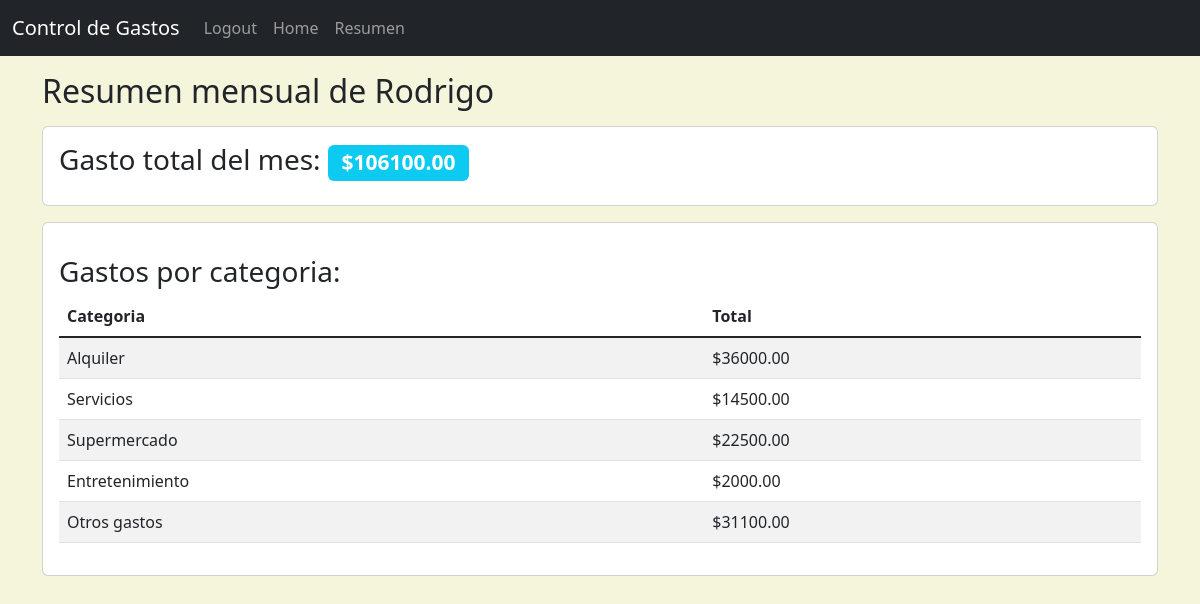
/resumen (signed in), run on the app's committed database.
### website/models.py (models this page shows, shortened)
class User(db.Model, UserMixin):
    id = db.Column(db.Integer, primary_key=True)
    email = db.Column(db.String(150), unique=True)
    password = db.Column(db.String(150))
    first_name = db.Column(db.String(150))
    spents = db.relationship('Spent')

class Category(db.Model):
    id = db.Column(db.Integer, primary_key=True)
    description = db.Column(db.String(100))

### website/views.py (the view)
@views.route('/resumen')
@login_required
def resumen():
    total = db.session.query(func.sum(Spent.amount).label('total')).filter(
        Spent.user_id == current_user.id).first().total
    gastos_categoria = db.session.query(Category.description, func.sum(Spent.amount)).join(
        Category).filter(Spent.user_id == current_user.id).group_by(Category.id).all()
    print(gastos_categoria)
    return render_template('resumen.html', user=current_user, total=total, gastos_categoria=gastos_categoria)

### website/__init__.py (called while the page is built)
def create_app():
    load_dotenv()
    app = Flask(__name__)
    app.config['SECRET_KEY'] = os.getenv("SECRET_KEY")
    app.config['SQLALCHEMY_DATABASE_URI'] = f'sqlite:///{DB_NAME}'
    app.config['SQLALCHEMY_TRACK_MODIFICATIONS'] = False
    db.init_app(app)
    csrf.init_app(app)
    from .views import views
    from .auth import auth
    app.register_blueprint(views, url_prefix='/')
    app.register_blueprint(auth, url_prefix='/')
    from .models import User, Spent, Category
    login_manager = LoginManager()
    login_manager.login_view = 'auth.login'
    login_manager.init_app(app)
    @login_manager.user_loader
    def load_user(id):
        return User.query.get(int(id))
    create_database(app)
    return app

### website/templates/resumen.html (shortened to what this page needs)
{% extends 'base.html' %}
{% block content %}
<h2 class="mt-3 mb-3">Resumen mensual de {{current_user.first_name}}</h2>
<div class="card">
  <div class="card-body">
    <div class="card-title">
      <h3>
        Gasto total del mes:
        <span class="badge bg-info"
          ><strong>${{'%.2f'|format(total)}}</strong></span
        >
      </h3>
    </div>
  </div>
</div>
<div class="card mt-3">
  <div class="card-body">
    <div class="card-title">
      <h3 class="mt-3">Gastos por categoria:</h3>
    </div>
    <table class="table table-striped">
      <thead>
        <tr>
          <th>Categoria</th>
          <th>Total</th>
        </tr>
      </thead>
      <tbody class="table-group-divider">
        {% for gasto in gastos_categoria %}
        <tr>
          <td>{{gasto[0]}}</td>
          <td>{{'$%.2f'|format(gasto[1])}}</td>
        </tr>
        {% endfor %}
      </tbody>
    </table>
  </div>
</div>
{% endblock%}

### data on the page
User: first_name "Rodrigo"
Category: description "Alquiler", gasto "$36000.00"
Category: description "Servicios", gasto "$14500.00"
Category: description "Supermercado", gasto "$22500.00"
Category: description "Entretenimiento", gasto "$2000.00"
Category: description "Otros gastos", gasto "$31100.00"

### other printed values
{{ '%.2f'|format(total) }} "106100.00"
